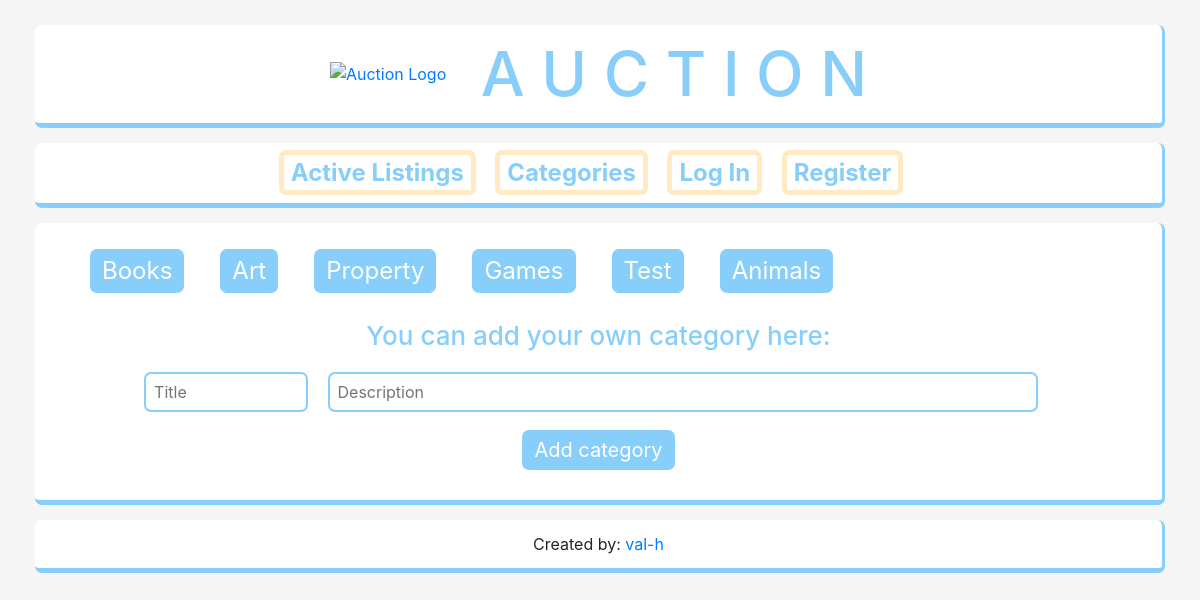
Page /categories/ on the committed database.
### auctions/models.py (models this page shows, shortened)
class Category(models.Model):
    title = models.CharField(max_length=40)
    description = models.TextField()

### auctions/views.py (the view)
# urls.py: path("categories/", views.categories_view, name='categories'),
def categories_view(request):
    categories = Category.objects.all()
    category_form = CategoryForm()
    return render(request, 'auctions/categories.html', {
        'categories': categories,
        'form': category_form,
    })

### auctions/forms.py
class CategoryForm(forms.ModelForm):
    class Meta:
        model = Category
        fields = [
            'title',
            'description',
        ]
        labels = {
            'title': '',
            'description': '',
        }
        widgets = {
            'title': forms.TextInput(attrs = {'placeholder': 'Title'}),
            'description': forms.TextInput(attrs = {'placeholder': 'Description'}),
        }

### auctions/templates/auctions/categories.html (shortened to what this page needs)
{% extends 'auctions/layout.html' %}
{% block body %}
    <div id="categories-container">
        {% for category in categories %}
            <div class="category-item">
                <a href="{% url 'auctions:category' category.id %}">{{ category.title }}</a>
            </div>
        {% empty %}
            <div>
                No listings available.
            </div>
{% endfor %}
    </div>
        <h3 id="main-secondary-title">You can add your own category here:</h3>
        <form id="categories-form" action="{% url 'auctions:add_category' %}" method="POST">
            {{ form }}
            <input id="form-submit-button" type="submit" value="Add category">
        </form>
{% endblock %}

### auctions/static/auctions/style.css (style rules this page uses)
main #categories-form #id_title, main #categories-form #id_description, main #create-listing-grid #id_description, main #create-listing-grid #id_start_price, main #create-listing-grid #id_category, main #create-listing-grid #id_title { border: 2px solid lightskyblue; border-radius: 7px; padding: 3px 8px; }
body { padding: 10px; background-color: whitesmoke; text-align: center; }
main #main-secondary-title { margin: 20px 0; font-size: 26px; color: lightskyblue; }
main #form-submit-button { border: none; border-radius: 7px; background-color: lightskyblue; color: white; font-size: 20px; padding: 5px 12px; margin: 18px 16px; }
main #categories-container { display: flex; flex-wrap: wrap; margin: 7px 20px; }
main #categories-container .category-item { font-size: 24px; background-color: lightskyblue; border-radius: 7px; margin: 7px 18px; padding: 4px 12px; }
main #categories-container .category-item a { color: white; text-decoration: none; }
main #categories-form #id_title, main #categories-form #id_description { width: 15%; min-width: 150px; line-height: 30px; }
main #categories-form #id_description { width: 65%; margin: 0 15px; }

### rows in the picture
Category: title "Books"
Category: title "Art"
Category: title "Property"
Category: title "Games"
Category: title "Test"
Category: title "Animals"
